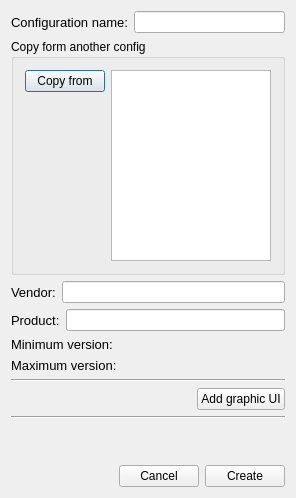
<?xml version="1.0" encoding="UTF-8"?>
<ui version="4.0">
 <class>AddNewConfigDialog</class>
 <widget class="QDialog" name="AddNewConfigDialog">
  <property name="geometry">
   <rect>
    <x>0</x>
    <y>0</y>
    <width>296</width>
    <height>498</height>
   </rect>
  </property>
  <property name="windowTitle">
   <string>Add New Config</string>
  </property>
  <layout class="QGridLayout" name="gridLayout_2">
   <item row="0" column="0">
    <layout class="QVBoxLayout" name="verticalLayout_2">
     <item>
      <layout class="QHBoxLayout" name="horizontalLayout_4">
       <item>
        <widget class="QLabel" name="label_name">
         <property name="font">
          <font>
           <pointsize>10</pointsize>
          </font>
         </property>
         <property name="text">
          <string>Configuration name:</string>
         </property>
         <property name="buddy">
          <cstring>config_name_edit</cstring>
         </property>
        </widget>
       </item>
       <item>
        <widget class="QLineEdit" name="config_name_edit"/>
       </item>
      </layout>
     </item>
     <item>
      <widget class="QGroupBox" name="groupBox">
       <property name="title">
        <string>Copy form another config</string>
       </property>
       <layout class="QGridLayout" name="gridLayout">
        <item row="0" column="0">
         <layout class="QHBoxLayout" name="horizontalLayout_5">
          <item>
           <layout class="QVBoxLayout" name="verticalLayout_3">
            <item>
             <widget class="QPushButton" name="copy_button">
              <property name="text">
               <string>Copy from</string>
              </property>
             </widget>
            </item>
            <item>
             <spacer name="verticalSpacer_2">
              <property name="orientation">
               <enum>Qt::Vertical</enum>
              </property>
              <property name="sizeHint" stdset="0">
               <size>
                <width>20</width>
                <height>40</height>
               </size>
              </property>
             </spacer>
            </item>
           </layout>
          </item>
          <item>
           <widget class="QListWidget" name="old_configs_list"/>
          </item>
         </layout>
        </item>
       </layout>
      </widget>
     </item>
     <item>
      <layout class="QVBoxLayout" name="verticalLayout">
       <item>
        <layout class="QHBoxLayout" name="horizontalLayout_2">
         <item>
          <widget class="QLabel" name="label_vendor">
           <property name="font">
            <font>
             <pointsize>10</pointsize>
            </font>
           </property>
           <property name="text">
            <string>Vendor:</string>
           </property>
           <property name="buddy">
            <cstring>vendor_edit</cstring>
           </property>
          </widget>
         </item>
         <item>
          <widget class="QLineEdit" name="vendor_edit"/>
         </item>
        </layout>
       </item>
       <item>
        <layout class="QHBoxLayout" name="horizontalLayout_6">
         <item>
          <widget class="QLabel" name="label_product">
           <property name="font">
            <font>
             <pointsize>10</pointsize>
            </font>
           </property>
           <property name="text">
            <string>Product:</string>
           </property>
           <property name="buddy">
            <cstring>product_edit</cstring>
           </property>
          </widget>
         </item>
         <item>
          <widget class="QLineEdit" name="product_edit"/>
         </item>
        </layout>
       </item>
       <item>
        <layout class="QHBoxLayout" name="horizontalLayout_7">
         <item>
          <widget class="QLabel" name="label_4">
           <property name="font">
            <font>
             <pointsize>10</pointsize>
            </font>
           </property>
           <property name="text">
            <string>Minimum version:</string>
           </property>
           <property name="buddy">
            <cstring>min_version</cstring>
           </property>
          </widget>
         </item>
         <item>
          <widget class="VersionEditWidget" name="min_version" native="true"/>
         </item>
        </layout>
       </item>
       <item>
        <layout class="QHBoxLayout" name="horizontalLayout_8">
         <item>
          <widget class="QLabel" name="label_5">
           <property name="font">
            <font>
             <pointsize>10</pointsize>
            </font>
           </property>
           <property name="text">
            <string>Maximum version:</string>
           </property>
           <property name="buddy">
            <cstring>max_version</cstring>
           </property>
          </widget>
         </item>
         <item>
          <widget class="VersionEditWidget" name="max_version" native="true"/>
         </item>
        </layout>
       </item>
      </layout>
     </item>
     <item>
      <widget class="Line" name="line">
       <property name="orientation">
        <enum>Qt::Horizontal</enum>
       </property>
      </widget>
     </item>
     <item>
      <layout class="QHBoxLayout" name="horizontalLayout_3">
       <item>
        <spacer name="horizontalSpacer_2">
         <property name="orientation">
          <enum>Qt::Horizontal</enum>
         </property>
         <property name="sizeHint" stdset="0">
          <size>
           <width>40</width>
           <height>20</height>
          </size>
         </property>
        </spacer>
       </item>
       <item>
        <widget class="QPushButton" name="select_graph">
         <property name="text">
          <string>Add graphic UI</string>
         </property>
        </widget>
       </item>
      </layout>
     </item>
     <item>
      <widget class="Line" name="line_2">
       <property name="orientation">
        <enum>Qt::Horizontal</enum>
       </property>
      </widget>
     </item>
     <item>
      <spacer name="verticalSpacer">
       <property name="orientation">
        <enum>Qt::Vertical</enum>
       </property>
       <property name="sizeHint" stdset="0">
        <size>
         <width>20</width>
         <height>40</height>
        </size>
       </property>
      </spacer>
     </item>
     <item>
      <layout class="QHBoxLayout" name="horizontalLayout">
       <item>
        <spacer name="horizontalSpacer">
         <property name="orientation">
          <enum>Qt::Horizontal</enum>
         </property>
         <property name="sizeHint" stdset="0">
          <size>
           <width>40</width>
           <height>20</height>
          </size>
         </property>
        </spacer>
       </item>
       <item>
        <widget class="QPushButton" name="cancel_button">
         <property name="text">
          <string>Cancel</string>
         </property>
        </widget>
       </item>
       <item>
        <widget class="QPushButton" name="add_button">
         <property name="text">
          <string>Create</string>
         </property>
        </widget>
       </item>
      </layout>
     </item>
    </layout>
   </item>
  </layout>
 </widget>
 <layoutdefault spacing="6" margin="11"/>
 <customwidgets>
  <customwidget>
   <class>VersionEditWidget</class>
   <extends>QWidget</extends>
   <header>VersionEditWidget.h</header>
   <container>1</container>
  </customwidget>
 </customwidgets>
 <resources/>
 <connections/>
</ui>
